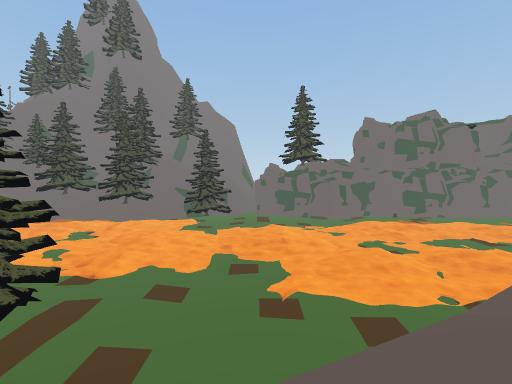
view 1 (above)

23 first-person views from a walk through a Unity game level. The camera is 1.2 m above the floor, tilts 2° down and sees 85° across. The floor is counted in squares, 2 m on a side. Each view is taken from the middle of a square. On the plan, view 1 faces up. The plan holds only what a view shows up to about 9 squares ahead; the rest is blank. The place goes on beyond the plan. The player is left out. Some animated figures are left out.

view 2
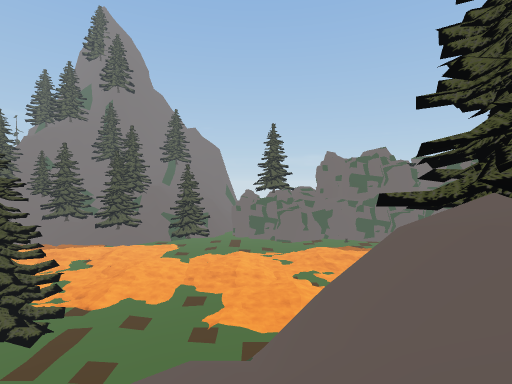

view 3
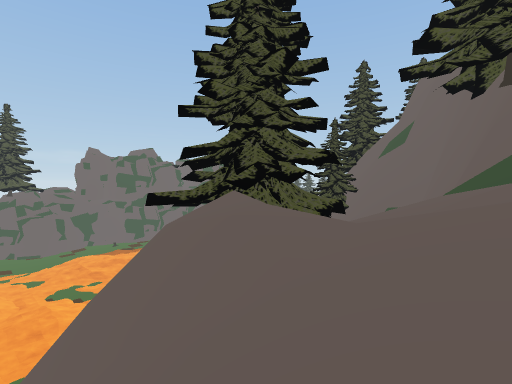

view 4
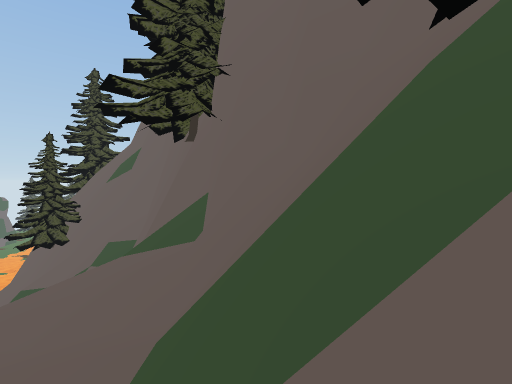

view 5
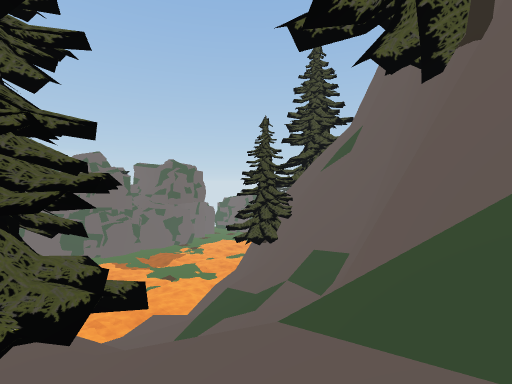

view 6
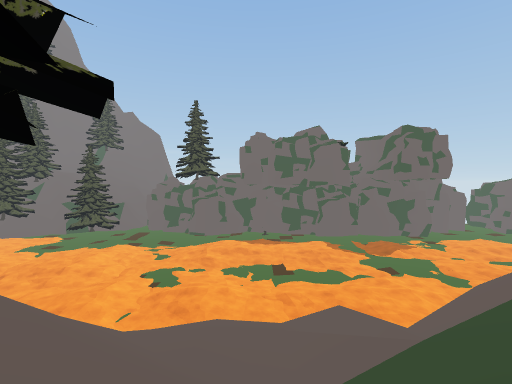

view 7
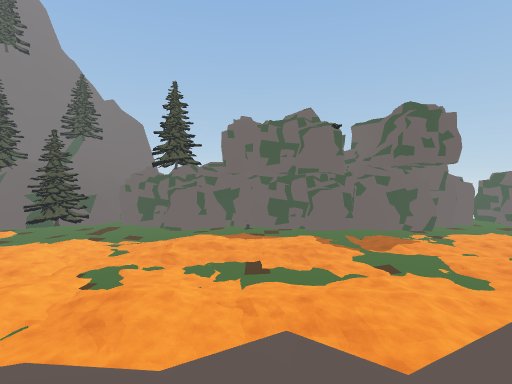

view 8
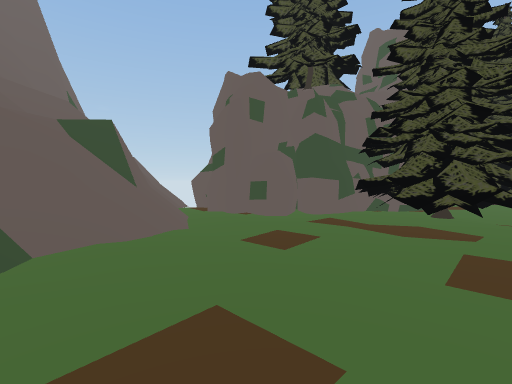

view 9
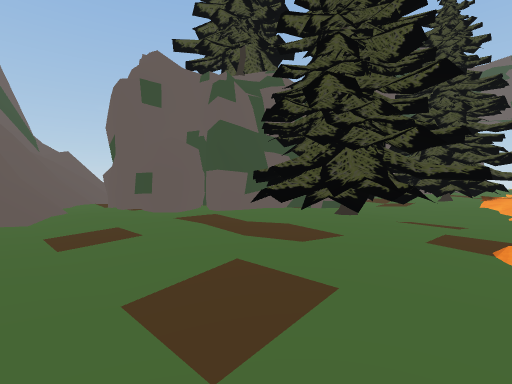

view 10
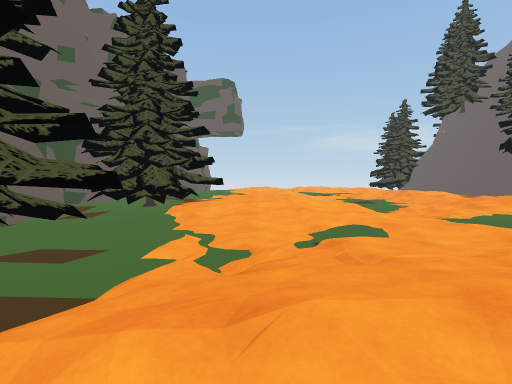

view 11
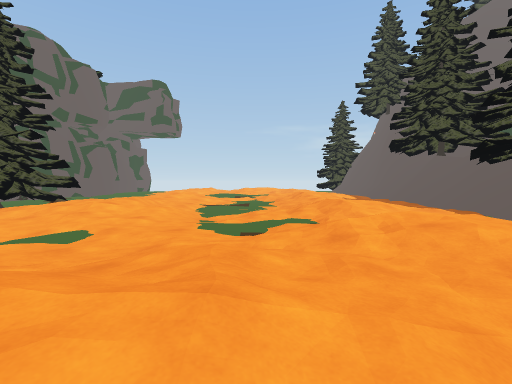

view 12
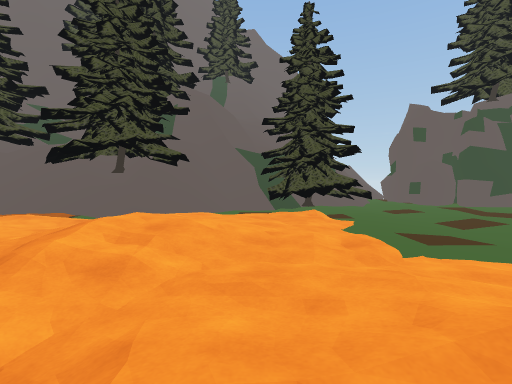

view 13
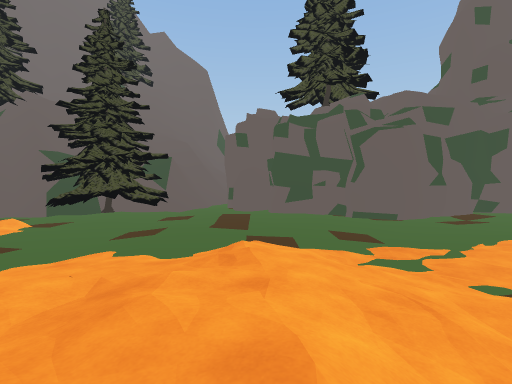

view 14
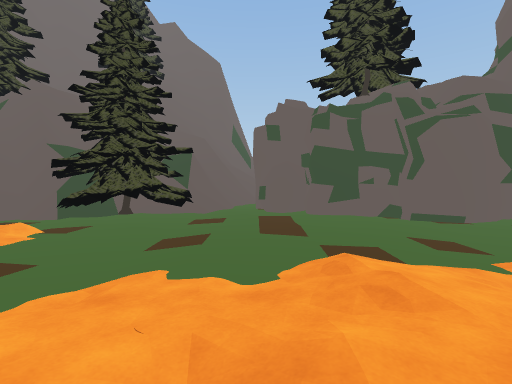

view 15
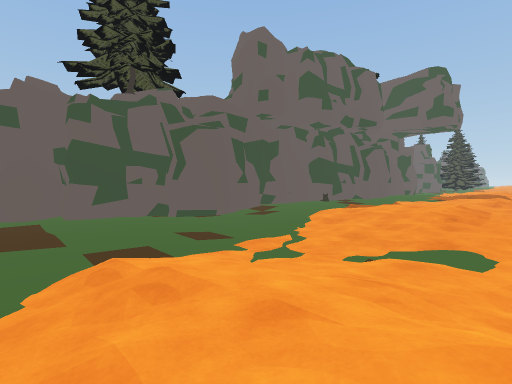

view 16
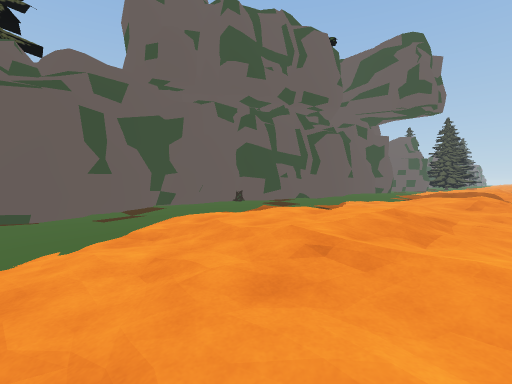

view 17
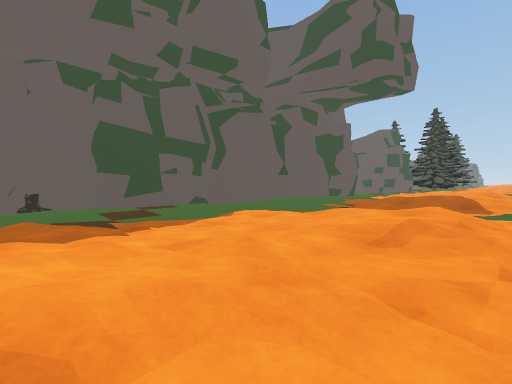

view 18
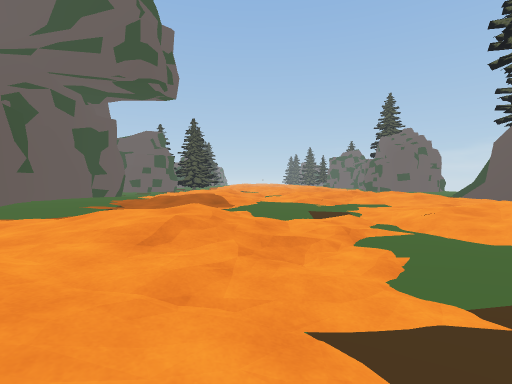

view 19
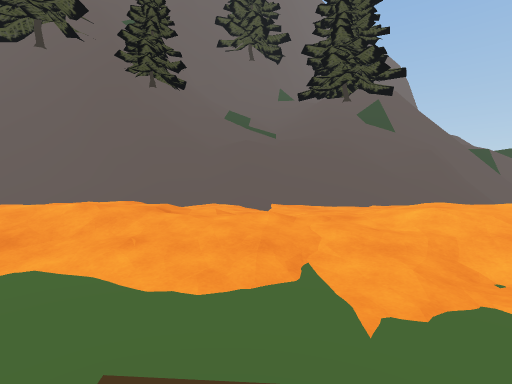

view 20
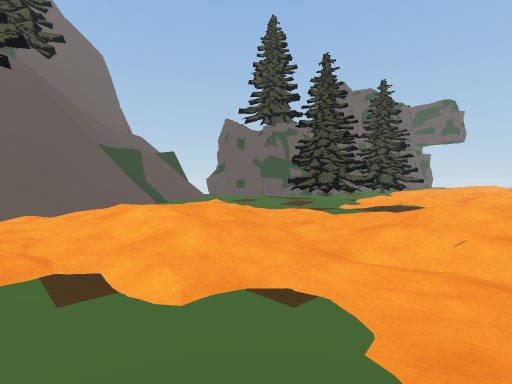

view 21
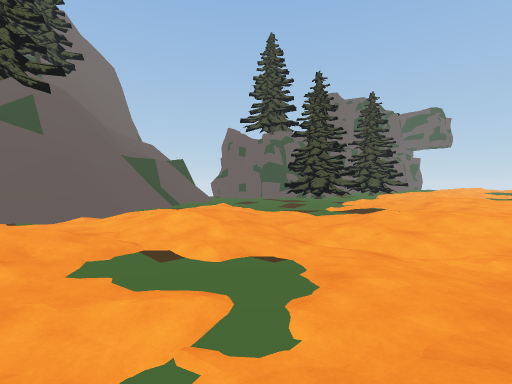

view 22
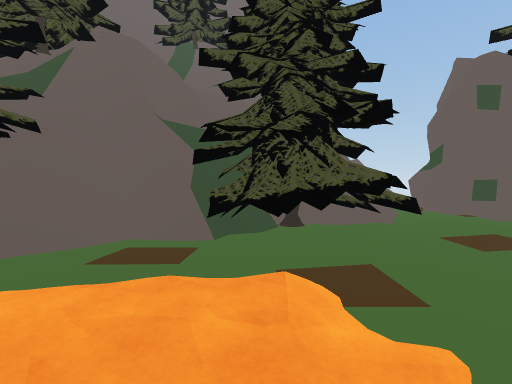

view 23
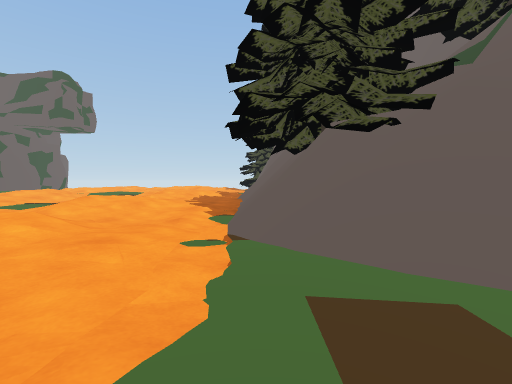

### Floor plan
Key: @ floor where view 1 was taken; # wall or solid block; . main floor; : floor 0.25 m higher than the main floor; - floor 0.25 m lower than the main floor; + floor 0.5 m higher than the main floor; * floor 0.75 m higher than the main floor; % floor 3.5 m higher than the main floor; & floor 7.25 m higher than the main floor; $ floor 7.75 m higher than the main floor; / step, stairs or slope; = window, fence, low wall or low ledge; ^ raised ledge; v drop or lower ground; T tree; R rock; S stump; O other object.
Columns run from 12 left of view 1 to 16 right of it. Each row starts with its distance up from view 1.
 23      ==#    RR
 22   TTT#==  # RR
 21   TTTT== T#.RR#
 20 T   #T^#TTT..R##
 19 TT TT###TTT....########
 18 TTTT##/.TT............###
 17 #//T*/..........-....S.:#####
 16 ..::.::::......--./.:....::::
 15 ::+:./+:..........:+:..::.:::
 14 +:++:/+:.....+/..:+++::+:./
 13 ../:.::... ::+:..:+//::++::++
 12 .......:+/: +*...:+....::.:::
 11 ..--...:+++ ++:...--.......::
 10 ...+:...*+:: +:.............:
  9 ://+:..:+::/...::.:/..:.::../
  8   ++:../+.....:+/:++:++*+::/*
  7  T+:..........:+/.:+::/++.::+
  6 TTTT.-TT.....::::.::..:::.:::
  5 OTTT.TTTT......./////=////###
  4 .TT...TTT......#==////=^^^^^^
  3 #######......#=#=#//% =T#
  2       ##R..//===## ///###
  1        #RR/#//==&TTT////^
  0         RR=#@//v/TTT////^
 -1         RR#==/////$/ #^^^
 -2           ###v /////##
 -3             #///////#
 -4             =  /##/##
 -5             #   ####

Where each view was taken, in squares from view 1:
view 1: 0 up, 0 right, facing up
view 2: 3 down, 2 right, facing up
view 3: 3 down, 2 right, facing up-right
view 4: 4 down, 3 right, facing right
view 5: 3 down, 6 right, facing up-right
view 6: 0 up, 8 right, facing up
view 7: 2 up, 9 right, facing up
view 8: 6 up, 1 right, facing down-left
view 9: 7 up, 1 left, facing down-left
view 10: 8 up, 3 left, facing left
view 11: 12 up, 3 left, facing left
view 12: 11 up, 5 left, facing up
view 13: 11 up, 1 right, facing up
view 14: 12 up, 0 right, facing up
view 15: 12 up, 0 right, facing up-right
view 16: 12 up, 4 right, facing up-right
view 17: 12 up, 8 right, facing up-right
view 18: 12 up, 8 right, facing right
view 19: 11 up, 9 right, facing down
view 20: 11 up, 5 right, facing down-left
view 21: 12 up, 6 right, facing down-left
view 22: 15 up, 4 left, facing up
view 23: 17 up, 4 left, facing left
